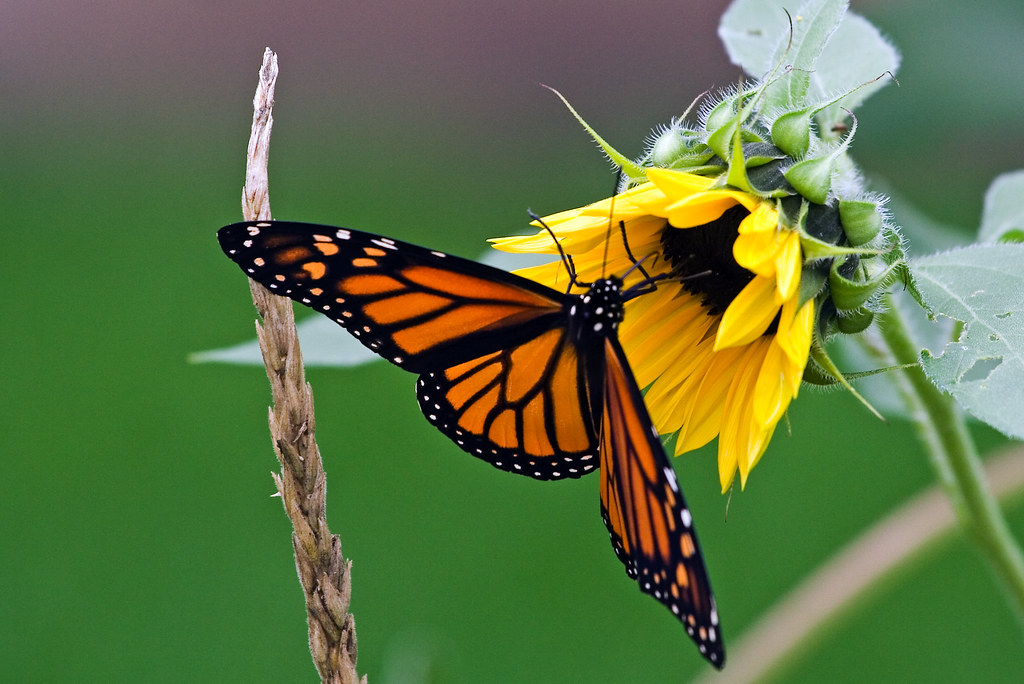
#> input picture image-augmentation-skimage/butterfly.jpg, 1024 x 684 px
$ jupyter execute image-augmentation.ipynb
#> lines starting #> are read from the running program, lines starting #| are printed output that depends on the picture
[cell 1]
import numpy as np
from skimage.io import imread, imsave
import matplotlib.pyplot as plt
from skimage import transform
from skimage.transform import rotate, AffineTransform
from skimage.util import random_noise
from skimage.filters import gaussian
from scipy import ndimage

[cell 2]
def plot_side_by_side(img1, img2, title1, title2, cmap = None):
    fig = plt.figure(tight_layout='auto', figsize=(10, 7))
    fig.add_subplot(221)
    plt.title(title1)
    plt.imshow(img)

    fig.add_subplot(222)
    plt.title(title2)
    plt.imshow(img2, cmap = None)
    return fig

[cell 3]
# load Image
# dividing by 255 to scale intensity values between 0,1
img = imread('./butterfly.jpg') / 255

[cell 4]
# plot original Image
plt.imshow(img)
plt.show()

[cell 5]
# image rotation using skimage.transformation.rotate
rotate30 = rotate(img, angle=30)
rotate45 = rotate(img, angle=45)
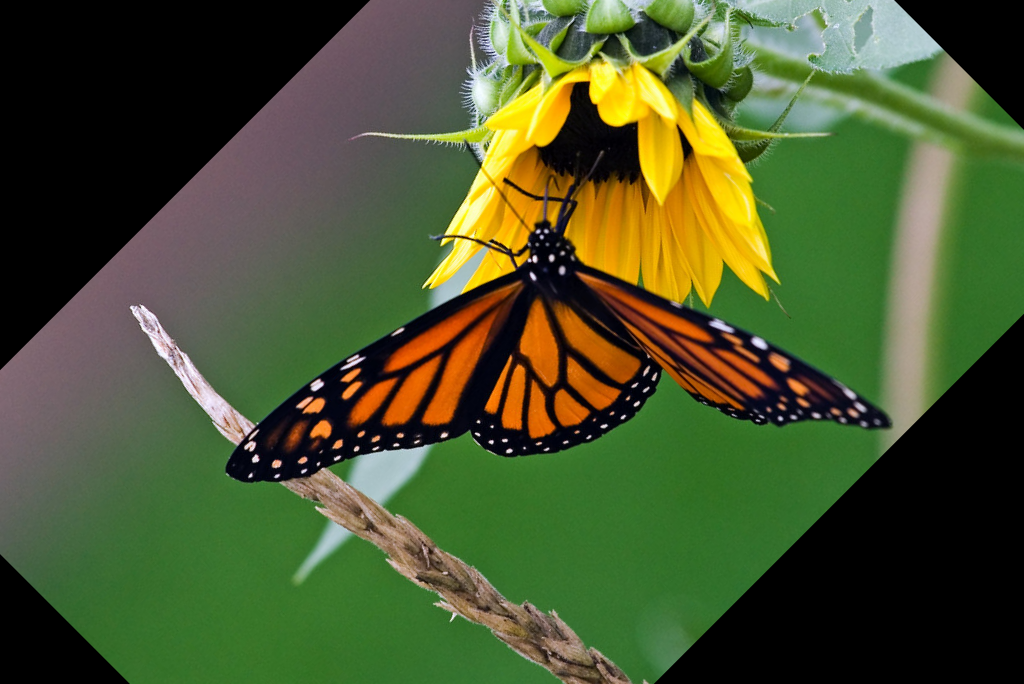
#> rotate45: shape (684, 1024, 3) float64; mean R, G, B 0.291, 0.337, 0.182
rotate60 = rotate(img, angle=60)
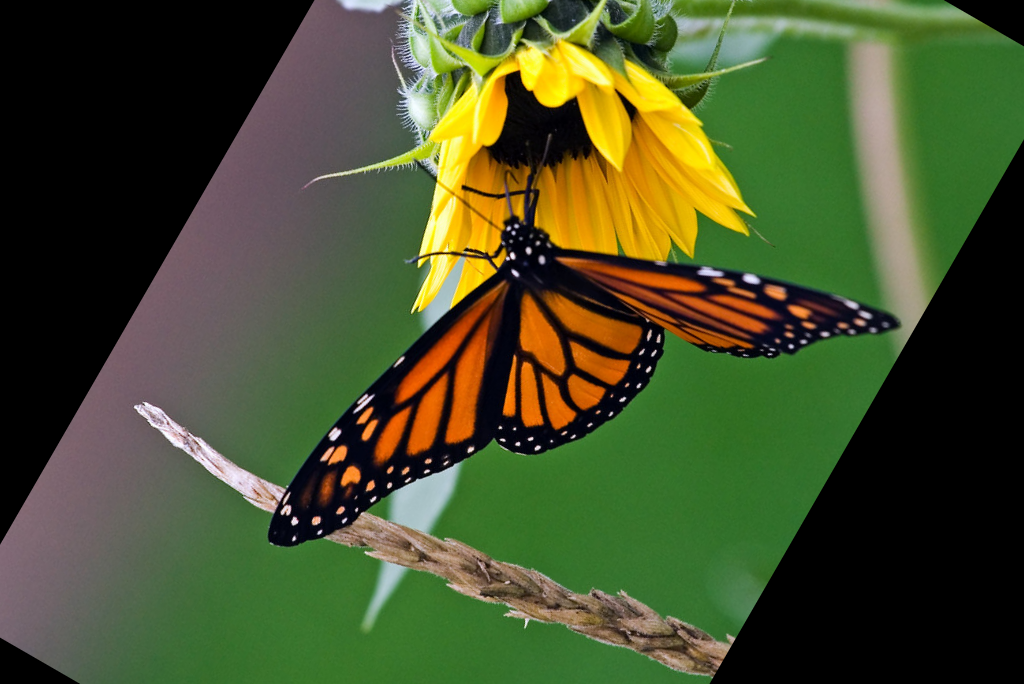
#> rotate60: shape (684, 1024, 3) float64; mean R, G, B 0.279, 0.317, 0.17
rotate90 = rotate(img, angle=90)
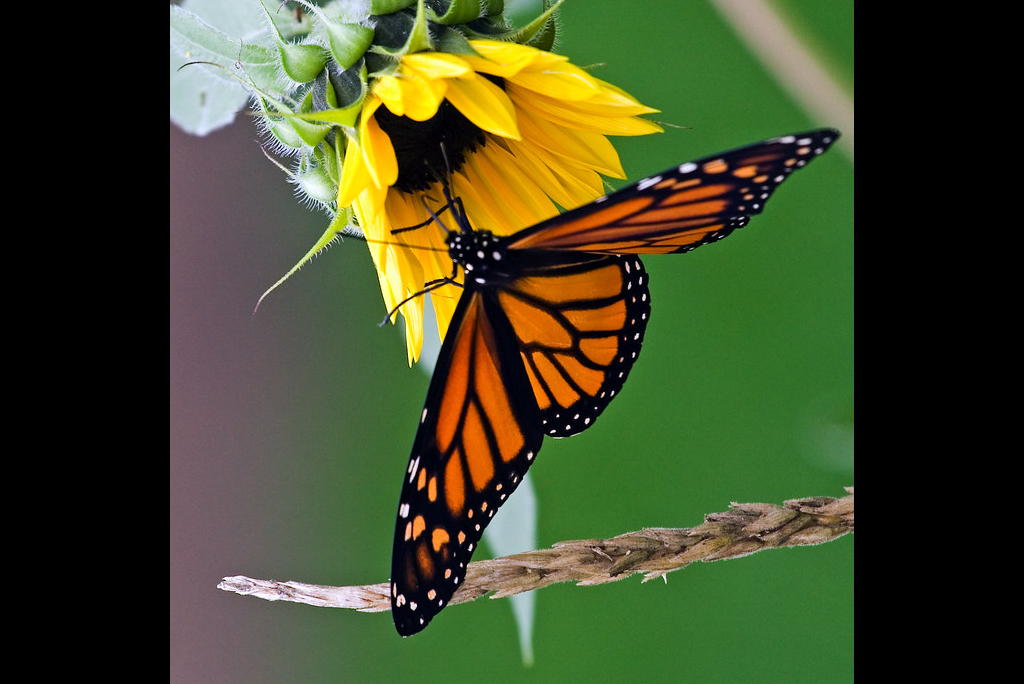
#> rotate90: shape (684, 1024, 3) float64; mean R, G, B 0.258, 0.287, 0.157

fig = plt.figure(tight_layout='auto', figsize=(10, 7))

fig.add_subplot(221)
plt.title('Rotate 30')
plt.imshow(rotate30)

fig.add_subplot(222)
plt.title('Rotate 45')
plt.imshow(rotate45)

fig.add_subplot(223)
plt.title('Rotate 60')
plt.imshow(rotate60)

fig.add_subplot(224)
plt.title('Rotate 90')
plt.imshow(rotate90)

plt.show()

[cell 6]
# image shearing using sklearn.transform.AffineTransform
# try out with differnt values of shear
tf = AffineTransform(shear=-0.5)
sheared = transform.warp(img, tf, order=1, preserve_range=True, mode='wrap')
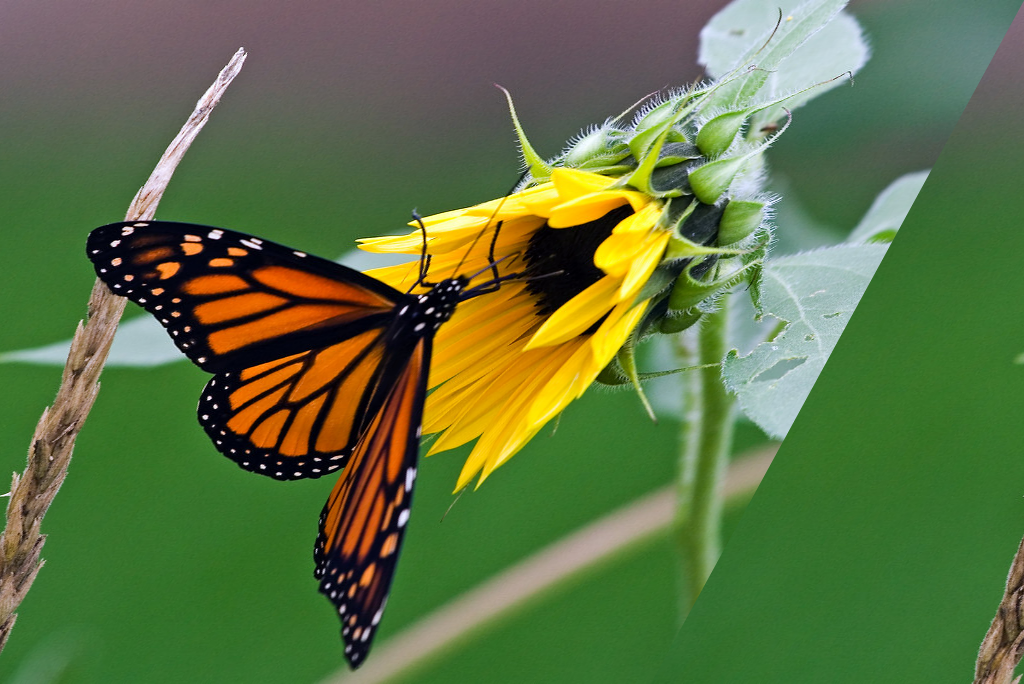
#> sheared: shape (684, 1024, 3) float64; mean R, G, B 0.368, 0.449, 0.261

sheared_fig = plot_side_by_side(img, sheared, 'Original', 'Sheared')

[cell 7]
# Image rescaling with sklearn.transform.rescale
rescaled = transform.rescale(img, 1.1)

rescaled_fig = plot_side_by_side(img, rescaled, 'Original', 'Rescaled')
plt.show()

[cell 8]
print('Original Shape: ',img.shape)
#| Original Shape:  (684, 1024, 3)
print('Rescaled Shape: ',rescaled.shape)
#| Rescaled Shape:  (752, 1126, 3)

[cell 9]
# flip up-down using np.flipud
up_down = np.flipud(img)
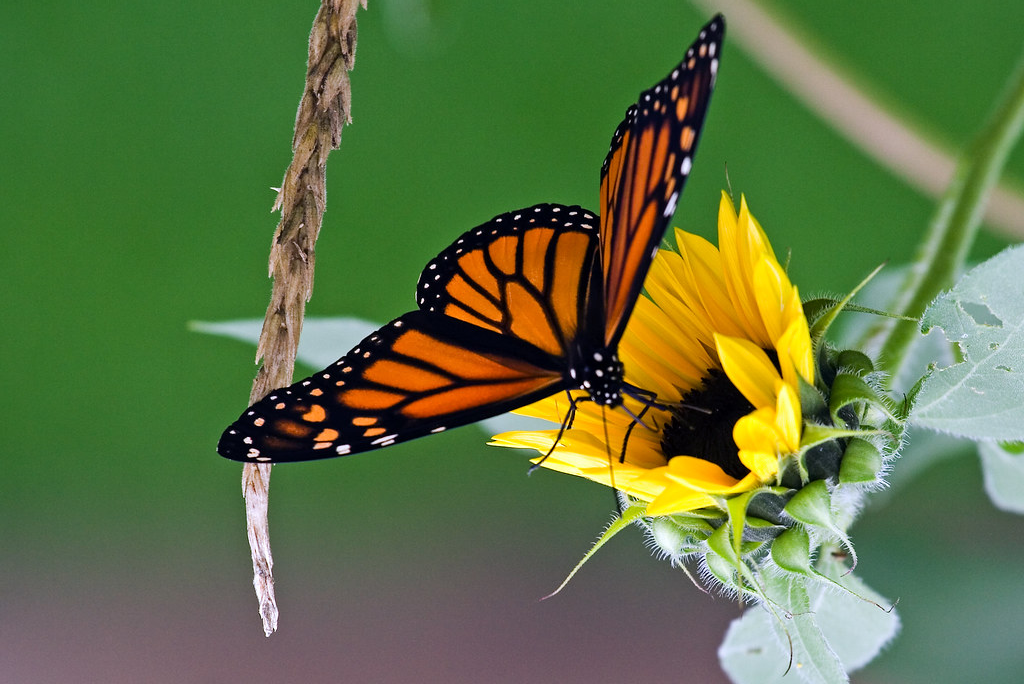
#> up_down: shape (684, 1024, 3) float64; mean R, G, B 0.368, 0.449, 0.261

fig_updown = plot_side_by_side(img, up_down, 'Original', 'Up-Down')
plt.show()

[cell 10]
# flip up-down using np.flipud
left_right = np.fliplr(img)
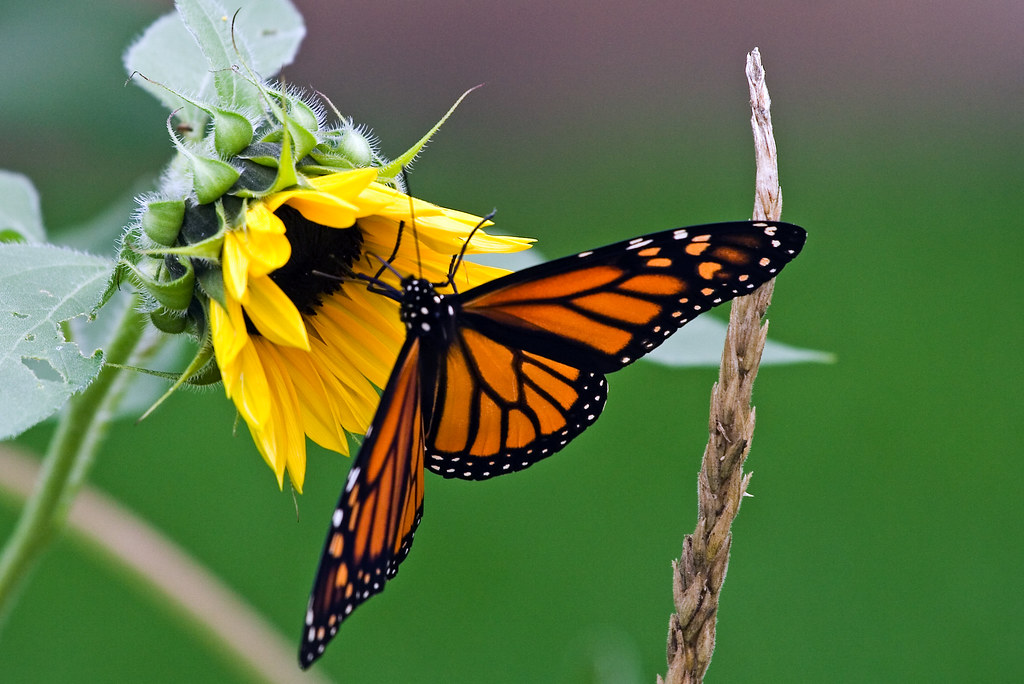
#> left_right: shape (684, 1024, 3) float64; mean R, G, B 0.368, 0.449, 0.261

fig_lr = plot_side_by_side(img, left_right, 'Original', 'Up-Right')
plt.show()

[cell 11]
# Apply Random Noise to image using skimage.utils.random_noise
noised = random_noise(img, var=0.1**2)

fig_noised = plot_side_by_side(img, noised, 'Original', 'Noised')
plt.show()

[cell 12]
# Increasing the brighness of the Image
# Note: Here we add 100/255 since we scaled Intensity values of Image when loading (by dividing it 255)
highB = img + (100/255)

fig_highB = plot_side_by_side(img, highB, 'Original', 'highB')
plt.show()

[cell 13]
# Increasing the contrast of the Image
# Note: Here we add 100/255 since we scaled Intensity values of Image when loading (by dividing it 255)
highC = img * 1.5

fig_highB = plot_side_by_side(img, highC, 'Original', 'highC')
plt.show()
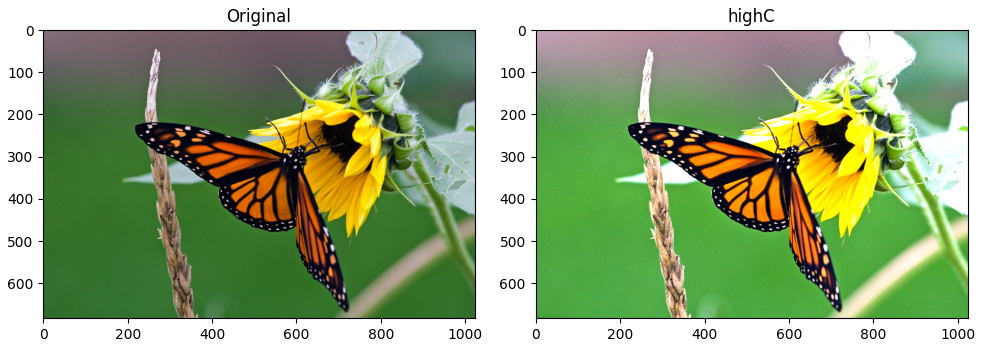
#> figure drawn by matplotlib, 2 panels
